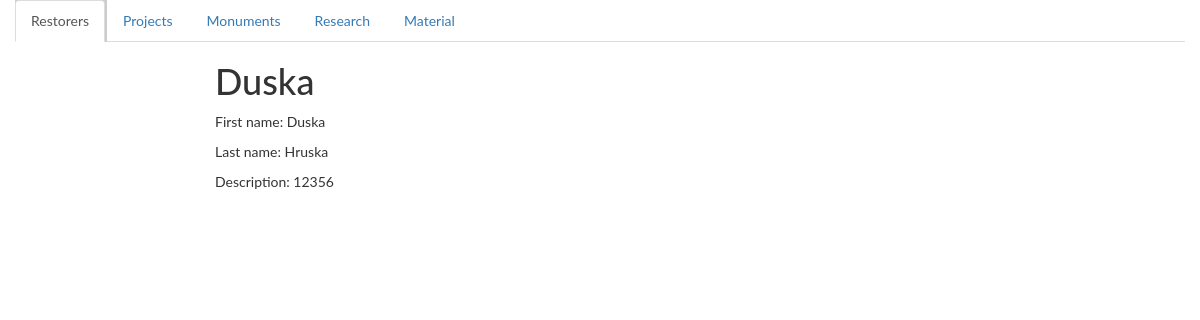
The app's page /restorer/details/2/, older data.
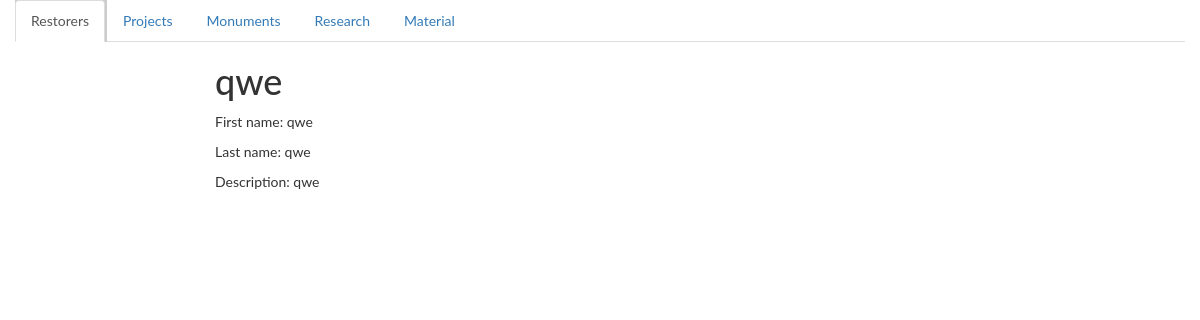
The same page, newer data.
### catalogWeb/models.py (models this page shows, shortened)
class Restorer(models.Model):
    first_name = models.CharField(max_length=45)
    last_name = models.CharField(max_length=45)
    description = models.CharField(max_length=200)

### catalogWeb/views.py (the view)
# urls.py: url(r'restorer/details/(?P<pk>[0-9]+)/$', views.RestorerDetail.as_view(), name='restorerDetail'),
class RestorerDetail(DetailView):
    model = Restorer
    propertiesList = [field.name for field in Restorer._meta.fields if field.name != "id"]
    def get_context_data(self, **kwargs):
        context = super(RestorerDetail, self).get_context_data(**kwargs)
        context['now'] = 'TERAZ'
        context['propertiesList'] = vars(self)
        return context

### catalogWeb/templates/catalogWeb/restorer_detail.html
{% extends "base_generic.html" %}
{% block content %}
    <h1>{{ object.first_name }}</h1>
    <p>First name: {{ restorer.first_name }}</p>
    <p>Last name: {{ restorer.last_name }}</p>
    <p>Description: {{ restorer.description }}</p>
{% endblock content %}

Row changes from the older to the newer data that the page shows:
changed Restorer: first_name "Duska" → "qwe"; last_name "Hruska" → "qwe"; description "12356" → "qwe"
